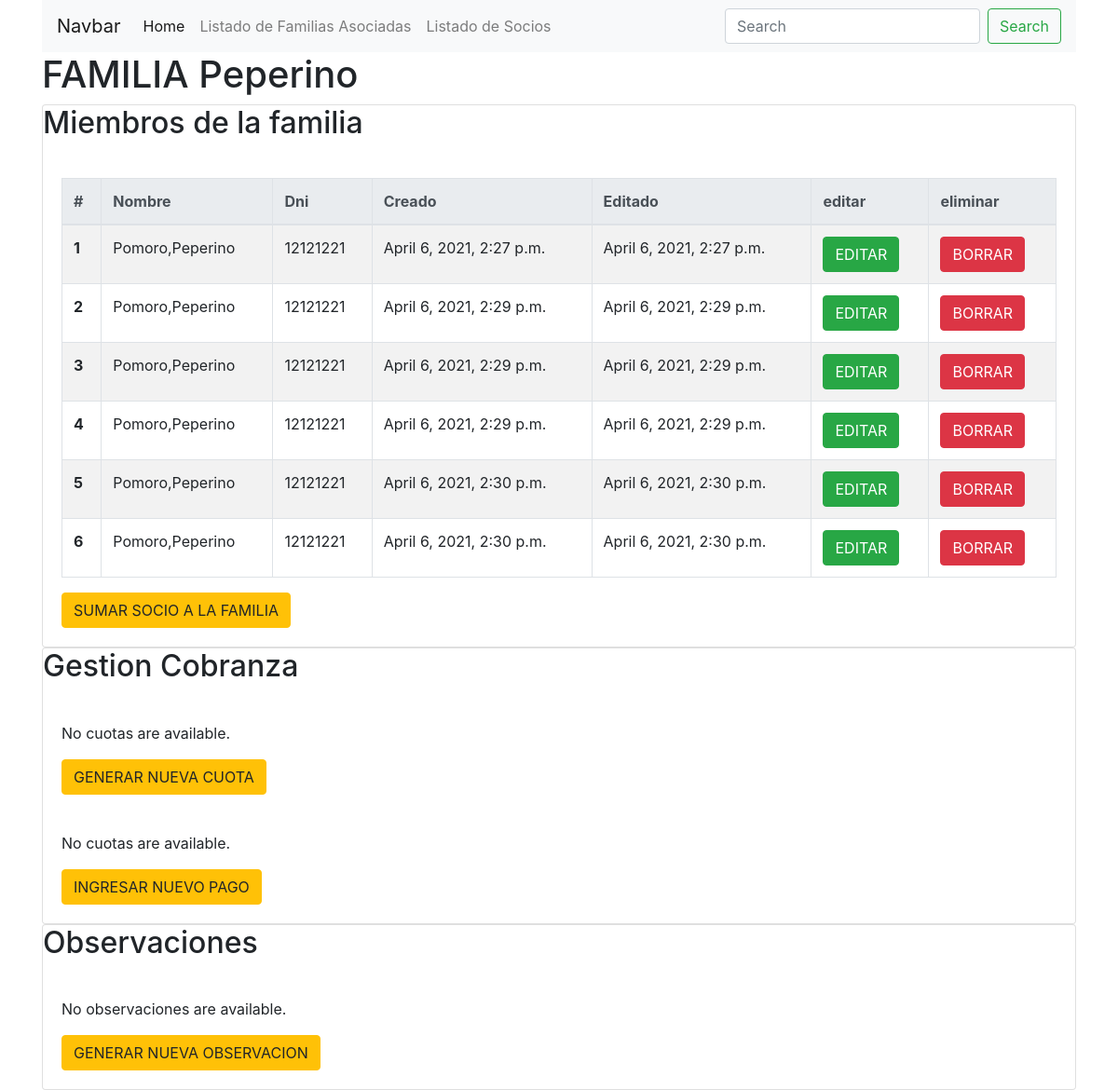
The page /socios/familia/2 (signed in) on the database as committed earlier.
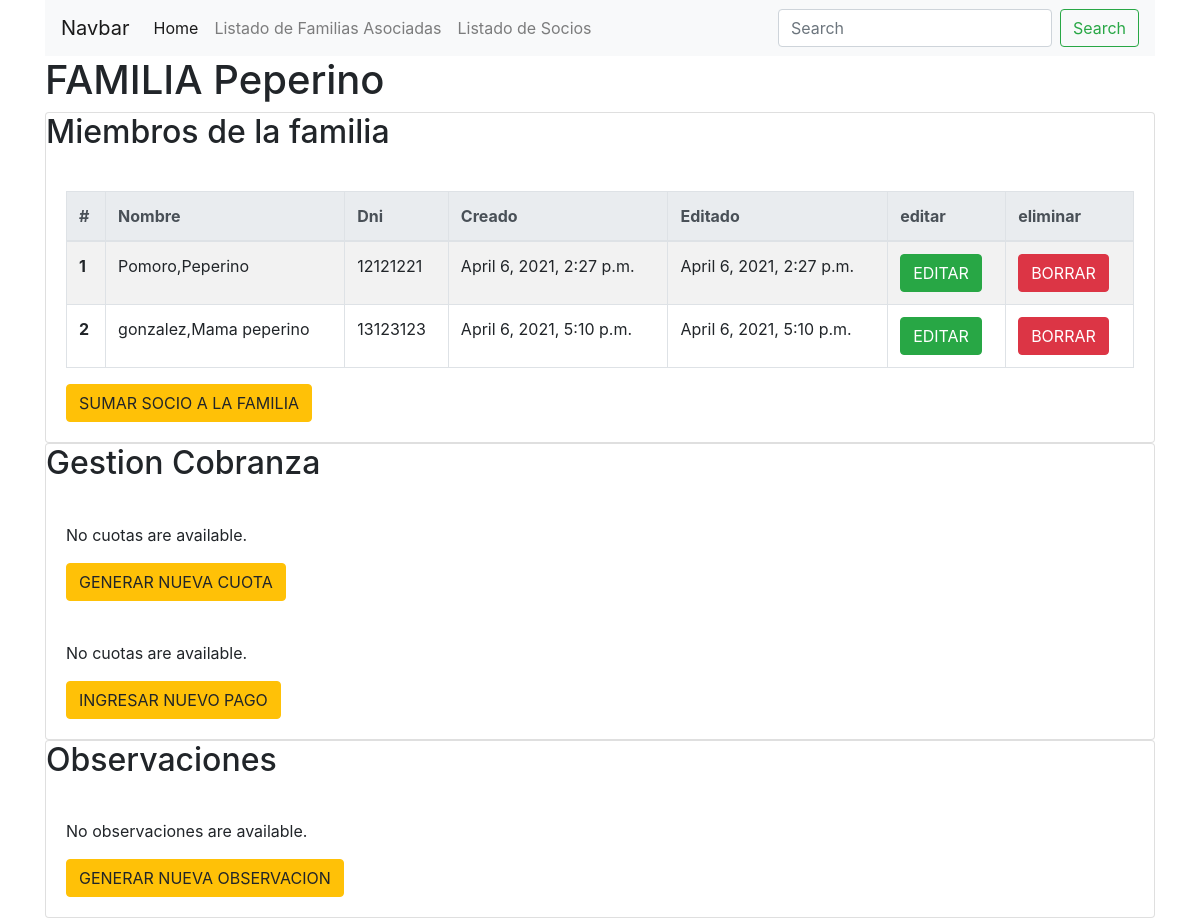
The same page on the database as committed later.
### socios/models.py (models this page shows)
class Socio(models.Model):
    CATEGORIAS_CHOISES = [
        ( 0,"inactivo"),
        ( 1,"beneficiario"),
        ( 2,"dirigente"),
        ( 3,"recurso adulto"),
        ( 4,"resp.beneficiario"),
        ( 5,"colaborador")
        ]
    RAMAS_CHOISES = [
        ( 0,"ninguna"),
        ( 1,"manada"),
        ( 2,"unidad scout"),
        ( 3,"caminantes"),
        ( 4,"rovers")
        ]
    nombres = models.CharField(max_length=50)
    apellidos = models.CharField(max_length=50)
    dni = models.CharField(max_length=15,unique=True)
    fecha_nacimiento = models.DateField('fecha_nacimiento',null=True)
    creado = models.DateTimeField('creado',auto_now_add=True)
    actualizado = models.DateTimeField('actualizado',auto_now=True)
    familia=models.ForeignKey(Familia, on_delete=models.CASCADE)
    categoria=models.IntegerField(default=0, choices=CATEGORIAS_CHOISES)
    rama=models.IntegerField(default=0, choices=RAMAS_CHOISES)
    def __str__(self):
        return  "{}, {}".format(self.apellidos,self.nombres)

### socios/views.py (the view)
# urls.py: path('familia/<int:familia_id>', views.familia_detalle, name='familia_detalle'),
def familia_detalle(request, familia_id, error_message=''):
    try:
        familia_socios = Familia.objects.get(pk=familia_id)
        socios = Socio.objects.filter(familia_id=familia_socios.id)
        print(socios)
        plan_de_pago = CuotaSocialFamilia.objects.filter(familia_id=familia_socios.id)
        print(plan_de_pago)
        print("-------------")
        pagos = CuotaPago.objects.filter(familia_id=familia_socios.id)
        print(pagos)
        print("-------------")
        observaciones = Observaciones.objects.filter(familia_id=familia_socios.id)
        print(pagos)
        print("-------------")
    except Exception as err:
        raise Http404("Unexpected error: {0}".format(err))
    return render(request, 'socios/familia_detalle.html', {'familia': familia_socios,'socios':socios,'cuotas':plan_de_pago,'pagos':pagos, 'observaciones':observaciones, 'error_message': error_message })

### socios/templates/socios/familia_detalle.html (shortened to what this page needs)
{% extends "base_site.html" %}
{% block content %}
<h1>FAMILIA {{ familia.familia_crm_id }}</h1>
<div class="card">
    <div class="card-title">
        <h2>Miembros de la familia</h2>
    </div>
    <div class="card-body">
        {% include "socios/familia_miembros.html" %}
    </div>
</div>
<div class="card">
    <div class="card-title">
        <h2>Gestion Cobranza</h2>
    </div>
    <div class="card-body">
        {% include "cuotas/cuotas_lista.html" %}
    </div>
    <div class="card-body">
        {% include "cuotas/pagos_lista.html" %}
    </div>
</div>
<div class="card">
    <div class="card-title">
        <h2>Observaciones</h2>
    </div>
    <div class="card-body">
        {% include "socios/observaciones.html" %}
    </div>
</div>
{% endblock content %}

### socios/templates/socios/familia_miembros.html
{% block familia_miembros %}
{% if socios %}
<table id="example" class="table table-striped table-bordered table-hover table-responsive-xl" style="width:100%">
  <thead class="thead-light">
    <tr>
      <th scope="col">#</th>
      <th scope="col">Nombre</th>
      <th scope="col">Dni</th>
      <th scope="col">Creado</th>
      <th scope="col">Editado</th>
      <th scope="col">editar</th>
      <th scope="col">eliminar</th>
    </tr>
  </thead>
  <tbody>
    {% for socio in socios %}
    <tr>
      <th scope="row">{{ forloop.counter }}</th>
      <td>{{ socio.apellidos }},{{ socio.nombres }}</td>
      <td>{{ socio.dni }}</td>
      <td>{{ socio.creado }}</td>
      <td>{{ socio.actualizado }}</td>
      <td><a class="btn btn-success" href={% url 'socios:socio_editar' socio_id=socio.pk %}>EDITAR</a></td>
      <td><a class="btn btn-danger" href={% url 'socios:socio_borrar' socio_id=socio.pk %}>BORRAR</a></td>
    </tr>
    {% endfor %}
  </tbody>
</table>
{% else %}
<p>No familias are available.</p>
{% endif %}
<a class="btn btn-warning" href="{% url 'socios:socio_nuevo' familia_id=familia.pk %}" >SUMAR SOCIO A LA FAMILIA</a>
{% endblock familia_miembros %}

Rows that differ between the two databases and show on the page:
removed Socio: apellidos "Pomoro", nombres "Peperino", dni "12121221", creado "April 6, 2021, 2:29 p.m.", actualizado "April 6, 2021, 2:29 p.m."
removed Socio: apellidos "Pomoro", nombres "Peperino", dni "12121221", creado "April 6, 2021, 2:29 p.m.", actualizado "April 6, 2021, 2:29 p.m."
removed Socio: apellidos "Pomoro", nombres "Peperino", dni "12121221", creado "April 6, 2021, 2:29 p.m.", actualizado "April 6, 2021, 2:29 p.m."
removed Socio: apellidos "Pomoro", nombres "Peperino", dni "12121221", creado "April 6, 2021, 2:30 p.m.", actualizado "April 6, 2021, 2:30 p.m."
removed Socio: apellidos "Pomoro", nombres "Peperino", dni "12121221", creado "April 6, 2021, 2:30 p.m.", actualizado "April 6, 2021, 2:30 p.m."
added Socio: apellidos "gonzalez", nombres "Mama peperino", dni "13123123", creado "April 6, 2021, 5:10 p.m.", actualizado "April 6, 2021, 5:10 p.m."
